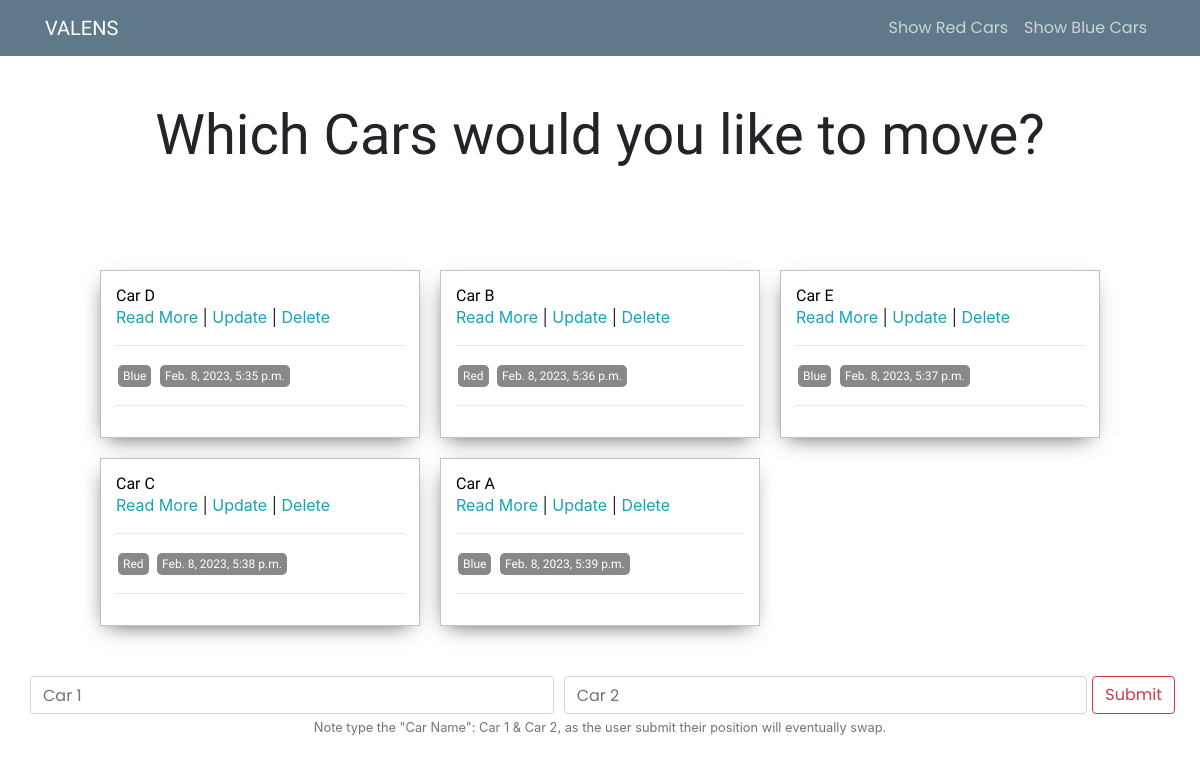
/move-cars/, run on an earlier commit of the app's database.
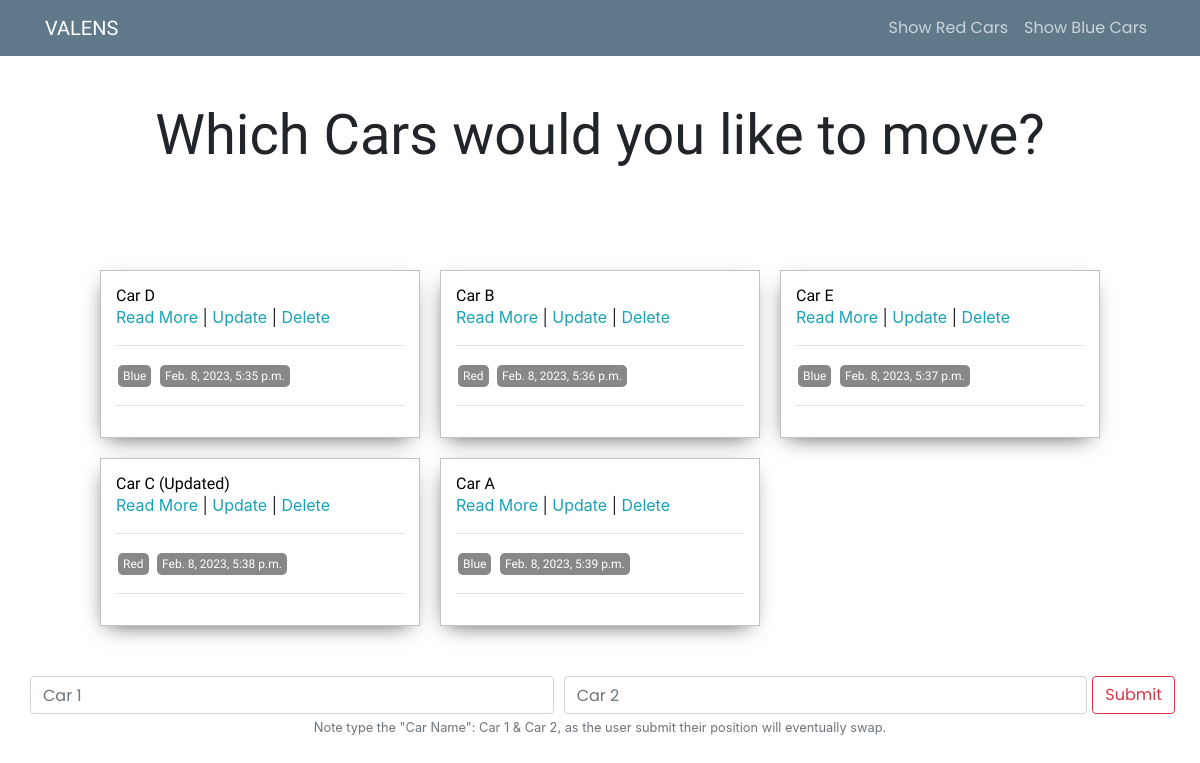
And on a later commit of the database.
### ECar/models.py (models this page shows, shortened)
class Car(models.Model):
    car_name = models.CharField(max_length=50)
    car_model = models.CharField(max_length=200)
    car_description = models.TextField(max_length=200)
    car_color = models.ForeignKey(CarColor, on_delete=models.CASCADE)
    car_image = models.ImageField(null=True, blank=True, upload_to='media', default='imageholder.png')
    date_manufactured = models.DateTimeField(auto_now_add=True)
    class Meta:
        ordering = ['date_manufactured']

class CarColor(models.Model):
    colors = models.CharField(max_length=50)
    def __str__(self) -> str:
        return self.colors

### ECar/views.py (the view)
# urls.py: path('move-cars/', views.MoveCars.as_view(), name='move_cars')
class MoveCars(ListView):
    model = Car
    template_name = 'html/move_cars.html'
    context_object_name = 'cars'

### ECar/templates/html/move_cars.html (shortened to what this page needs)
{% extends 'html/main.html' %}
{% load static %}
{% block content %}
    <div class='main-container'>
        <div class="greeting-wrapper">
            {% if cars %}
                <h1>Which Cars would you like to move?</h1>
            {% endif %}
        </div>
        <div class='post-wrapper'>
            {% for car in cars %}
                <div>
                    <div class='post'>
                        <div class='post-preview'>
                            <h6 class='post-title'>{{ car.car_name }}</h6>
                            <a href="{% url 'car_detail' car.id %}">Read More</a>
                            | <a href="{% url 'update_car' car.id %}">Update</a>
                            | <a href="{% url 'delete_car' car.id %}">Delete</a>
                            <hr>
                                <span class='tag'>{{ car.car_color }}</span>
                                <span class='tag'>{{ car.date_manufactured }}</span>
                            <hr>
                        </div>
                    </div>
                </div>
                {% empty %}
                    <h5>No Red Cars Available ...</h5>
            {% endfor %}
        </div>
        {% if cars %}
            <form method='GET'>
                <div class="form-row">
                <div class="col">
                    <input type="text" class="form-control" placeholder="Car 1">
                </div>
                <div class="col">
                    <input type="text" class="form-control" placeholder="Car 2">
                </div>
                <input type="submit" class="btn btn-outline-danger">
                </div>
            </form>
        {% endif %}
        <small class="form-text text-muted" align='center'>Note type the "Car Name": Car 1 & Car 2, as the user submit their position will eventually swap.</small>
    </div>
{% endblock content %}

What changed in the data, as far as the page shows it:
changed Car: car_name "Car C" → "Car C (Updated)"
